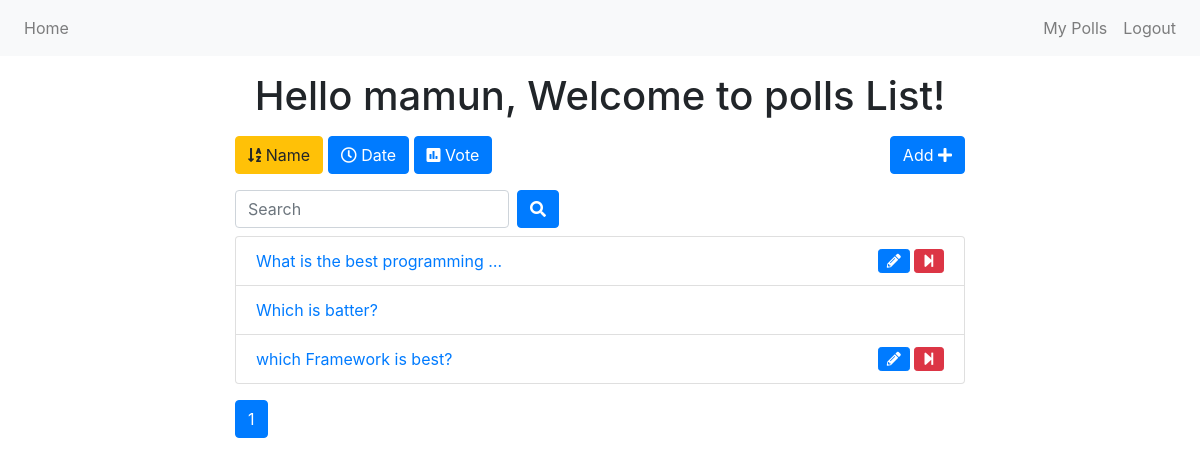
/poll/?name=True (signed in), run on the app's committed database.
### poll/models.py (models this page shows, shortened)
class Poll(models.Model):
    owner = models.ForeignKey(User, on_delete=models.CASCADE)
    text = models.TextField()
    pub_date = models.DateTimeField(default=timezone.now)
    active = models.BooleanField(default=True)

### poll/views.py (the view)
# urls.py: path('', views.index, name='index'),
@login_required()
def index(request):
    all_polls = Poll.objects.all()
    search_term = ''
    if 'name' in request.GET:
        all_polls = all_polls.order_by('text')
    if 'date' in request.GET:
        all_polls = all_polls.order_by('pub_date')
    if 'vote' in request.GET:
        all_polls = all_polls.annotate(Count('vote')).order_by('vote__count')
    if 'search' in request.GET:
        search_term = request.GET['search']
        all_polls = all_polls.filter(text__icontains=search_term)
    paginator = Paginator(all_polls, 6)  # Show 6 contacts per page
    page = request.GET.get('page')
    polls = paginator.get_page(page)
    get_dict_copy = request.GET.copy()
    params = get_dict_copy.pop('page', True) and get_dict_copy.urlencode()
    print(params)
    context = {
        'polls': polls,
        'params': params,
        'search_term': search_term,
    }
    return render(request, 'poll/polls_list.html', context)

### poll/templates/poll/polls_list.html (shortened to what this page needs)
{% extends 'user/base.html' %}
{% block content %}
<div class="container">
    <div class="row">
        <div class="col-md-8 offset-sm-2">
            <h1 class="text-center mt-3 mb-3">Hello {{request.user}}, Welcome to polls List!</h1>
            <a class="btn btn-{% if 'name' in request.GET %}warning{% else %}primary{% endif %} mb-3" href="?name=True"
                role="button"><i class="fas fa-sort-alpha-down"></i>
                Name</a>
            <a class="btn btn-{% if 'date' in request.GET %}warning{% else %}primary{% endif %} mb-3" href="?date=True"
                role="button"><i class="far fa-clock"></i> Date</a>
            <a class="btn btn-{% if 'vote' in request.GET %}warning{% else %}primary{% endif %} mb-3" href="?vote=True"
                role="button"><i class="fas fa-poll"></i> Vote</a>
            <a class="btn btn-primary mb-3 float-right" href="{% url 'add' %}" role="button">Add <i class="fas fa-plus"></i></a>
            <form class="form-inline">
                <div class="form-group mr-sm-2 mb-2">
                    <input type="search" class="form-control" name="search" placeholder="Search" value={{ search_term }}>
                </div>
                <button type="submit" class="btn btn-primary mb-2"><i class="fas fa-search"></i></button>
            </form>
            <ul class="list-group">
                {% for poll in polls %}
                <li class="list-group-item"><a href="{% url 'detail' poll.id %}">{{ poll.text|truncatewords:5 }}
                    </a>
                    {% if request.user == poll.owner %}
                    {% if poll.active %}
                    <a href="{% url 'end_poll' poll.id %}" data-toggle="tooltip" data-placement="top" title="End Poll"
                        onclick="return confirm('Are you sure ?')"><i class="fas fa-step-forward float-right btn btn-danger btn-sm"></i></a>
                    {% endif %}
                    <a href="{% url 'edit' poll.id %}" class="mr-3" data-toggle="tooltip" data-placement="top"
                        title="Edit Poll"><i class="fas fa-pencil-alt float-right btn btn-primary btn-sm mr-1"></i></a>
                    {% endif %}
                </li>
                {% endfor %}
            </ul>
            <nav class="mt-3">
                <ul class="pagination">
                    <li class="page-item active"><a class="page-link" href="">{{ polls.number }}</a></li>
                </ul>
            </nav>
        </div>
    </div>
</div>
{% endblock content %}

### data on the page
Poll: text "What is the best programming …", active True (drawn)
Poll: text "Which is batter?"
Poll: text "which Framework is best?", active True (drawn)

### other printed values
{{ request.user }} "mamun"
{{ polls.number }} "1"
